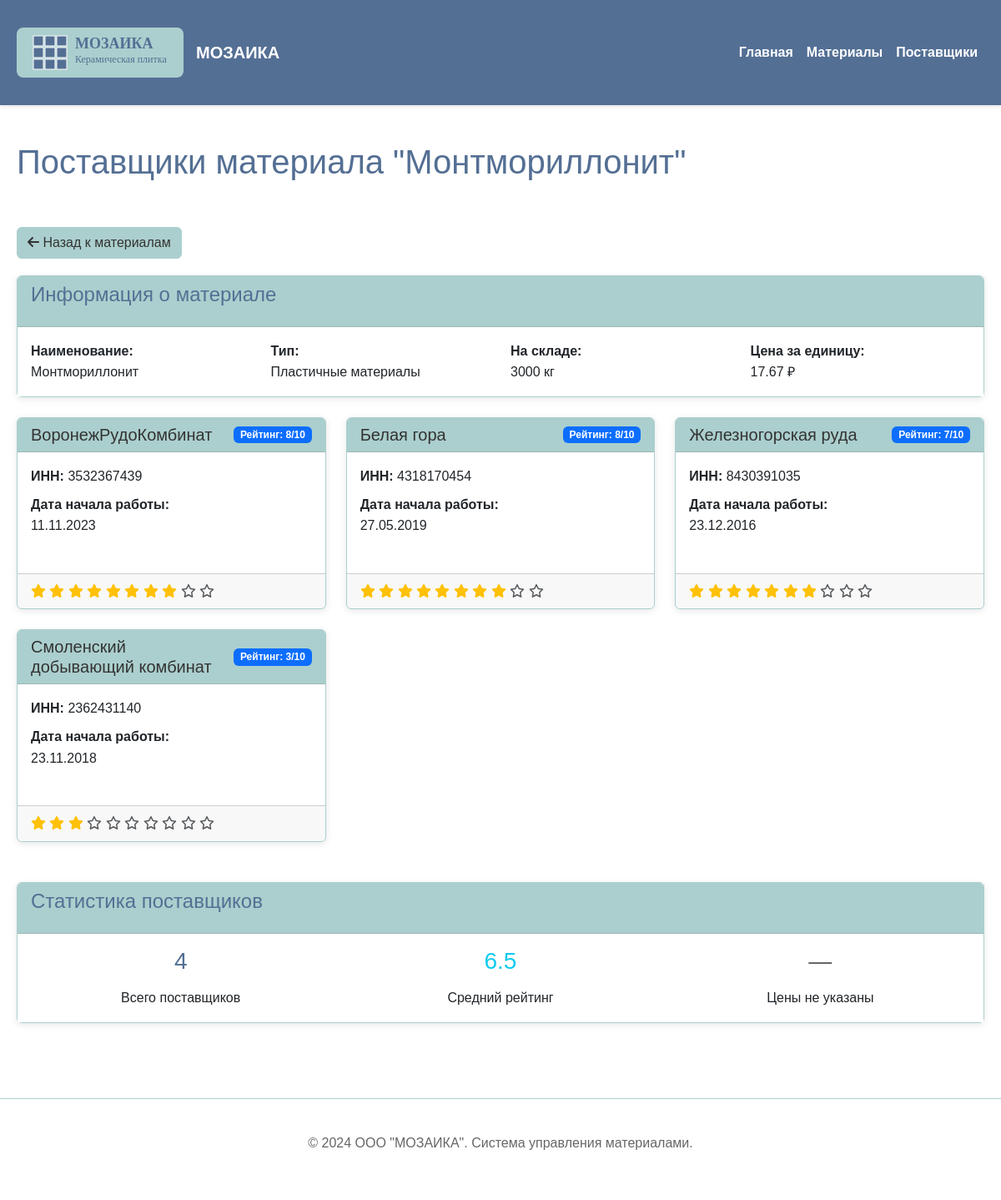
The page /material/4/suppliers on the database its author committed.
### models.py (models this page shows, shortened)
class Material(db.Model):
    __tablename__ = 'materials'
    id = db.Column(db.Integer, primary_key=True)
    name = db.Column(db.String(200), nullable=False)
    type_id = db.Column(db.Integer, db.ForeignKey('material_types.id'), nullable=False)
    description = db.Column(db.Text)
    unit_of_measure = db.Column(db.String(20), nullable=False)  # единица измерения
    quantity_in_package = db.Column(db.Integer, nullable=False, default=1)  # количество в упаковке
    quantity_in_stock = db.Column(db.Integer, nullable=False, default=0)  # количество на складе
    min_quantity = db.Column(db.Integer, nullable=False, default=0)  # минимальное количество
    price_per_unit = db.Column(db.Numeric(10, 2), nullable=False)  # цена за единицу
    created_at = db.Column(db.DateTime, default=datetime.utcnow)
    updated_at = db.Column(db.DateTime, default=datetime.utcnow, onupdate=datetime.utcnow)

class MaterialType(db.Model):
    __tablename__ = 'material_types'
    id = db.Column(db.Integer, primary_key=True)
    name = db.Column(db.String(100), nullable=False, unique=True)
    description = db.Column(db.Text)
    materials = db.relationship('Material', backref='material_type', lazy=True)

class Supplier(db.Model):
    __tablename__ = 'suppliers'
    id = db.Column(db.Integer, primary_key=True)
    name = db.Column(db.String(200), nullable=False)
    inn = db.Column(db.String(20))
    rating = db.Column(db.Integer, default=5)  # Рейтинг от 1 до 10
    start_date = db.Column(db.Date, default=datetime.utcnow)  # Дата начала работы
    contact_phone = db.Column(db.String(20))
    contact_email = db.Column(db.String(100))

### routes.py (the view)
@app.route('/material/<int:id>/suppliers')
def material_suppliers(id):
    try:
        material = Material.query.get_or_404(id)
        suppliers_query = db.session.query(Supplier, MaterialSupplier).join(
            MaterialSupplier, Supplier.id == MaterialSupplier.supplier_id
        ).filter(MaterialSupplier.material_id == id).all()
        suppliers_data = []
        for supplier, material_supplier in suppliers_query:
            suppliers_data.append({
                'supplier': supplier,
                'material_supplier': material_supplier
            })
        return render_template('suppliers.html',
                             material=material,
                             suppliers=suppliers_data)
    except Exception as e:
        logging.error(f"Error loading suppliers for material {id}: {e}")
        flash('Ошибка при загрузке списка поставщиков', 'error')
        return render_template('error.html', error="Не удалось загрузить список поставщиков")

### templates/suppliers.html (shortened to what this page needs)
{% extends "base.html" %}
{% block page_header %}
<div class="d-flex justify-content-between align-items-center mb-4">
    <h1>
        {% if material %}
            Поставщики материала "{{ material.name }}"
        {% else %}
            Все поставщики
        {% endif %}
    </h1>
</div>
{% endblock %}
{% block content %}
<div class="back-button">
    {% if material %}
        <a href="{{ url_for('materials') }}" class="btn btn-secondary">
            <i class="fas fa-arrow-left"></i> Назад к материалам
        </a>
    {% else %}
        <a href="{{ url_for('index') }}" class="btn btn-secondary">
            <i class="fas fa-arrow-left"></i> На главную
        </a>
    {% endif %}
</div>
{% if material %}
    <div class="card mb-4">
        <div class="card-header">
            <h4>Информация о материале</h4>
        </div>
        <div class="card-body">
            <div class="row">
                <div class="col-md-3">
                    <strong>Наименование:</strong><br>
                    {{ material.name }}
                </div>
                <div class="col-md-3">
                    <strong>Тип:</strong><br>
                    {{ material.material_type.name }}
                </div>
                <div class="col-md-3">
                    <strong>На складе:</strong><br>
                    {{ material.quantity_in_stock }} {{ material.unit_of_measure }}
                </div>
                <div class="col-md-3">
                    <strong>Цена за единицу:</strong><br>
                    {{ "%.2f"|format(material.price_per_unit) }} ₽
                </div>
            </div>
        </div>
    </div>
{% endif %}
{% if suppliers %}
    {% if material %}
        <div class="row">
            {% for supplier_data in suppliers %}
                {% set supplier = supplier_data.supplier %}
                {% set material_supplier = supplier_data.material_supplier %}
                <div class="col-lg-6 col-xl-4 mb-4">
                    <div class="card h-100">
                        <div class="card-header d-flex justify-content-between align-items-center">
                            <h5 class="card-title mb-0">{{ supplier.name }}</h5>
                            <span class="badge bg-primary">Рейтинг: {{ supplier.rating }}/10</span>
                        </div>
                        <div class="card-body">
                            {% if supplier.inn %}
                                <p class="mb-2">
                                    <strong>ИНН:</strong> {{ supplier.inn }}
                                </p>
                            {% endif %}
                            <p class="mb-2">
                                <strong>Дата начала работы:</strong><br>
                                {{ supplier.start_date.strftime('%d.%m.%Y') if supplier.start_date else 'Не указана' }}
                            </p>
                        </div>
                        <div class="card-footer">
                            <div class="d-flex justify-content-between align-items-center">
                                <div class="rating">
                                    {% for i in range(1, 11) %}
                                        {% if i <= supplier.rating %}
                                            <i class="fas fa-star text-warning"></i>
                                        {% else %}
                                            <i class="far fa-star text-muted"></i>
                                        {% endif %}
                                    {% endfor %}
                                </div>
                            </div>
                        </div>
                    </div>
                </div>
            {% endfor %}
        </div>
    {% endif %}
    <div class="row mt-4">
        <div class="col-12">
            <div class="card">
                <div class="card-header">
                    <h4>Статистика поставщиков</h4>
                </div>
                <div class="card-body">
                    {% if material %}
                        {% set avg_rating = suppliers|map(attribute='supplier.rating')|sum / suppliers|length %}
                        {% set supply_prices = suppliers|selectattr('material_supplier.supply_price')|map(attribute='material_supplier.supply_price')|list %}
                        <div class="row">
                            <div class="col-md-4 text-center">
                                <h3 class="text-primary">{{ suppliers|length }}</h3>
                                <p class="mb-0">Всего поставщиков</p>
                            </div>
                            <div class="col-md-4 text-center">
                                <h3 class="text-info">{{ "%.1f"|format(avg_rating) }}</h3>
                                <p class="mb-0">Средний рейтинг</p>
                            </div>
                            <div class="col-md-4 text-center">
                                {% if supply_prices %}
                                    <h3 class="text-success">{{ "%.2f"|format(supply_prices|min) }} ₽</h3>
                                    <p class="mb-0">Лучшая цена</p>
                                {% else %}
                                    <h3 class="text-muted">—</h3>
                                    <p class="mb-0">Цены не указаны</p>
                                {% endif %}
                            </div>
                        </div>
                    {% endif %}
                </div>
            </div>
        </div>
    </div>
{% endif %}
{% endblock %}

### static/css/style.css (style rules this page uses)
body { font-family: 'Comic Sans MS', cursive, sans-serif; background-color: #FFFFFF; color: #333; margin: 0; padding: 0; line-height: 1.6; }
h1, h2, h3, h4, h5, h6 { font-family: 'Comic Sans MS', cursive, sans-serif; color: #546F94; margin-bottom: 15px; }
h1 { font-size: 2.5em; text-align: center; margin-bottom: 30px; }
.btn-secondary { background-color: #ABCFCE; border-color: #ABCFCE; color: #333; font-family: 'Comic Sans MS', cursive, sans-serif; }
.card { border: 1px solid #ABCFCE; box-shadow: 0 2px 8px rgba(0,0,0,0.1); margin-bottom: 20px; }
.card-header { background-color: #ABCFCE; color: #333; font-weight: bold; border-bottom: 1px solid #9bb8b5; }
.card-body { background-color: #FFFFFF; }
.badge { font-family: 'Comic Sans MS', cursive, sans-serif; }
.text-primary { color: #546F94 !important; }
.back-button { margin-bottom: 20px; }

### rows shown on the page
Material: name "Монтмориллонит", quantity_in_stock "3000", unit_of_measure "кг", price_per_unit "17.67"
MaterialType: material_type.name "Пластичные материалы"
Supplier: name "ВоронежРудоКомбинат", rating "8", inn "3532367439", start_date "11.11.2023"
Supplier: name "Белая гора", rating "8", inn "4318170454", start_date "27.05.2019"
Supplier: name "Железногорская руда", rating "7", inn "8430391035", start_date "23.12.2016"
Supplier: name "Смоленский добывающий комбинат", rating "3", inn "2362431140", start_date "23.11.2018"

### other values the page prints
{{ suppliers|length }} "4"
{{ "%.1f"|format(avg_rating) }} "6.5"
